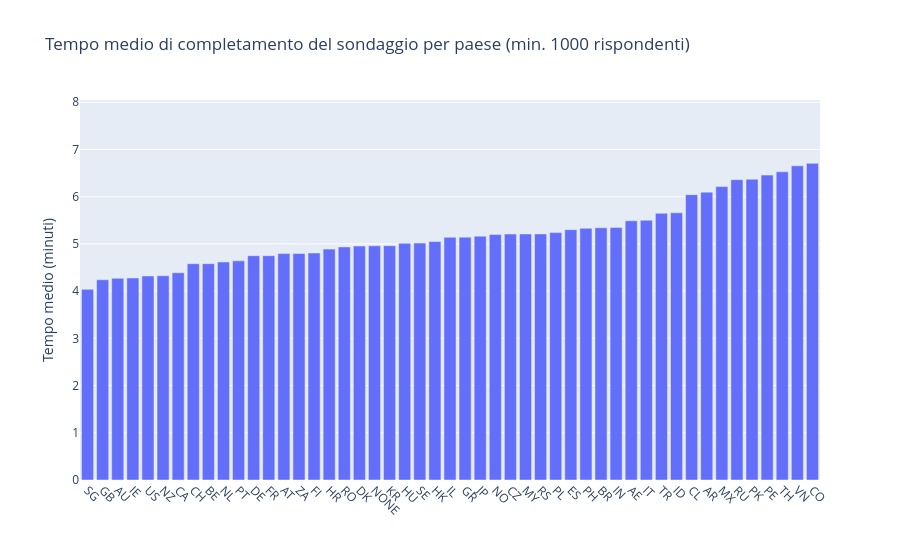

Notebook source saved alongside this figure:
### Markdown cell above
## 9. Tempo medio di completamento del sondaggio per paese

Confrontiamo il tempo medio impiegato per completare il sondaggio tra i vari paesi.

### Code cell
# Filtro solo i paesi con almeno 1000 rispondenti
paesi_validi = df['country'].value_counts()
paesi_validi = paesi_validi[paesi_validi >= 1000].index.tolist()
df_paesi = df[df['country'].isin(paesi_validi)]

# Calcolo il tempo medio di completamento per paese in minuti
tempo_paese = df_paesi.groupby('country')['tempo_completamento_min'].mean().reset_index()
tempo_paese.columns = ['Paese', 'Tempo medio (min)']

# Ordine crescente
tempo_paese = tempo_paese.sort_values('Tempo medio (min)')

# Bar chart
fig = px.bar(
    tempo_paese,
    x='Paese',
    y='Tempo medio (min)',
    title='Tempo medio di completamento del sondaggio per paese (min. 1000 rispondenti)',
    labels={'Tempo medio (min)': 'Tempo medio (minuti)', 'Paese': ''},
)

fig.update_layout(
    yaxis_range=[0, tempo_paese['Tempo medio (min)'].max() * 1.2],
    xaxis_tickangle=45
)

fig.show()

### Figure 1 — Plotly figure (JSON) as saved in the notebook; plotly's stock layout.template omitted (floating-point values rounded to 4 significant figures)
{"data": [{"hovertemplate": "=%{x}<br>Tempo medio (minuti)=%{y}<extra></extra>", "legendgroup": "", "marker": {"color": "#636efa", "pattern": {"shape": ""}}, "name": "", "orientation": "v", "showlegend": false, "textposition": "auto", "type": "bar", "x": ["SG", "GB", "AU", "IE", "US", "NZ", "CA", "CH", "BE", "NL", "PT", "DE", "FR", "AT", "ZA", "FI", "HR", "RO", "DK", "NONE", "KR", "HU", "SE", "HK", "IL", "GR", "JP", "NO", "CZ", "MY", "RS", "PL", "ES", "PH", "BR", "IN", "AE", "IT", "TR", "ID", "CL", "AR", "MX", "RU", "PK", "PE", "TH", "VN", "CO"], "xaxis": "x", "y": [4.038, 4.241, 4.272, 4.279, 4.321, 4.326, 4.39, 4.581, 4.582, 4.618, 4.641, 4.75, 4.751, 4.795, 4.796, 4.807, 4.89, 4.937, 4.954, 4.959, 4.961, 5.012, 5.017, 5.051, 5.14, 5.143, 5.164, 5.201, 5.208, 5.211, 5.211, 5.239, 5.302, 5.33, 5.342, 5.35, 5.491, 5.501, 5.648, 5.659, 6.043, 6.096, 6.214, 6.361, 6.369, 6.457, 6.527, 6.653, 6.706], "yaxis": "y"}], "layout": {"barmode": "relative", "legend": {"tracegroupgap": 0}, "title": {"text": "Tempo medio di completamento del sondaggio per paese (min. 1000 rispondenti)"}, "xaxis": {"anchor": "y", "domain": [0, 1], "tickangle": 45, "title": {"text": ""}}, "yaxis": {"anchor": "x", "domain": [0, 1], "range": [0, 8.048], "title": {"text": "Tempo medio (minuti)"}}}}
